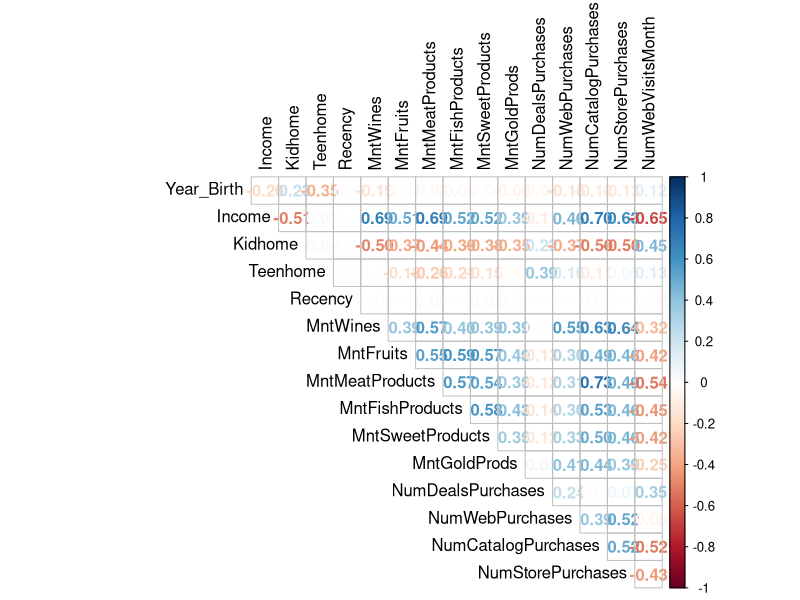
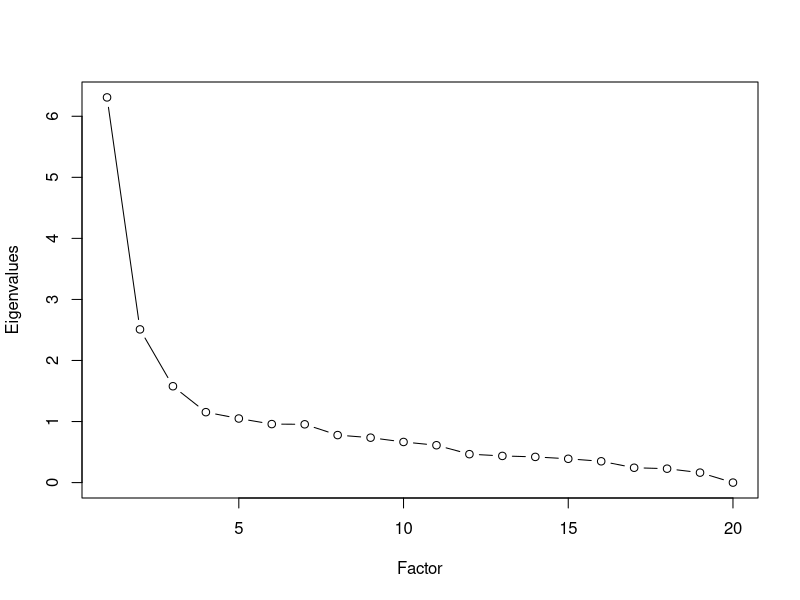
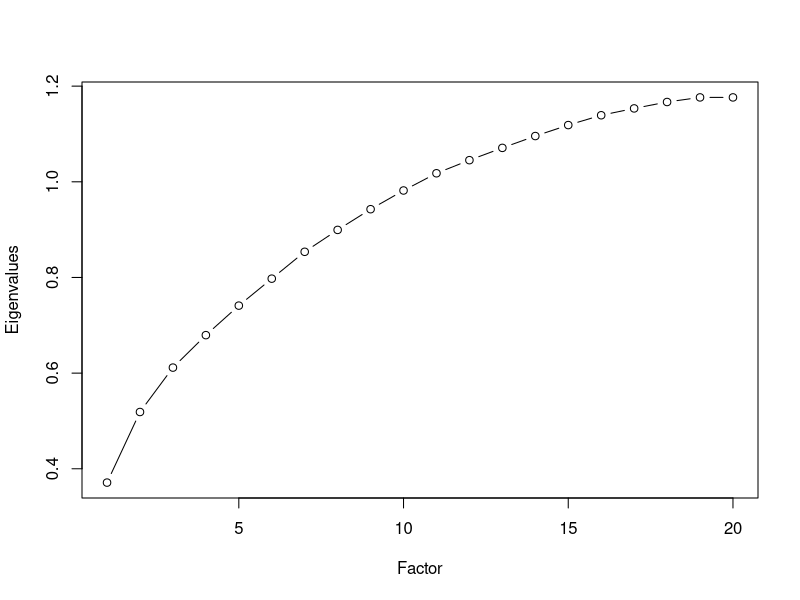

The R source for these figures, in order: (Note: this script raises an error after producing the figures.)
# import libraries
library(dplyr)
library(GGally)
library(corrplot)

# import data
data.ori = read.csv("customer-personality.csv")

# summary of data
str(data.ori)

# check for NA
sum(is.na(data.ori))

# check which columns contain NA
apply(is.na(data.ori), 2, which)

# remove NA rows
data.clean = data.ori[which(!is.na(data.ori$Income)),]
str(data.clean)
sum(is.na(data.clean))

# remove outliers from income 
data.clean <- data.clean[!(data.clean$Income >=200000),]

# filter numerical columns
numerical.data = data.clean[, c(2,5:7,9:ncol(data.ori))]
str(numerical.data)

# plot correlation matrix
corrplot(cor(numerical.data), tl.col = "black", diag = FALSE, 
         method = 'number', type = 'upper')

# # inefficient to use this, too much data
# ggpairs(numerical.data)#, aes(color = class, alpha = 0.5))


# converting 'Education' and 'Marital status' variables to categorical variables
## Education
data.clean$Education[data.clean$Education == "Basic"] <- "1"
data.clean$Education[data.clean$Education == "Graduation"] <- "2"
data.clean$Education[data.clean$Education == "2n Cycle"] <- "3"
data.clean$Education[data.clean$Education == "Master"] <- "3"
data.clean$Education[data.clean$Education == "PhD"] <- "4"
data.clean$Education <- as.numeric(data.clean$Education)

## Marital Status - Merging YOLO, Alone, and Absurd to add to single
data.clean$Marital_Status[data.clean$Marital_Status == "Absurd"] <- "1"
data.clean$Marital_Status[data.clean$Marital_Status == "Alone"] <- "1"
data.clean$Marital_Status[data.clean$Marital_Status == "YOLO"] <- "1"
data.clean$Marital_Status[data.clean$Marital_Status == "Single"] <- "1"
data.clean$Marital_Status[data.clean$Marital_Status == "Together"] <- "2"
data.clean$Marital_Status[data.clean$Marital_Status == "Married"] <- "3"
data.clean$Marital_Status[data.clean$Marital_Status == "Divorced"] <- "4"
data.clean$Marital_Status[data.clean$Marital_Status == "Widow"] <- "5"
data.clean$Marital_Status <- as.numeric(data.clean$Marital_Status)

# Adding Age variable (EXPLAIN)
data.clean$Age <- (2014 - data.clean$Year_Birth)

# Figuring out 'Dt_Customer' dataset
data.clean$Dt_Customer <- as.Date.numeric(data.clean$Dt_Customer)


######## Factor Analysis ########

### determine the number of factors of FA
# We want to identify the component of the correlation structure

data.clean$Dt_Customer <- NULL


fa.cor = cor(data.clean)


# looking at fa.cor
# let's look at eigenvector of the correlation to see how many factors we use

fa.eigen = eigen(fa.cor)
fa.eigen$values
# in decreasing values
# higher = more important
# rule of thuumb to see the number of variables we should use? Do the sum

sum(fa.eigen$values)


cumsum(fa.eigen$values)/19
# seeing this, using the first 4, we can explain 79% of the data
# draw screen plot for better visualisation


# use the scree plot
plot(fa.eigen$values, type = "b", ylab = "Eigenvalues", xlab = "Factor") # we choose 4
plot(cumsum(fa.eigen$values)/17, type = "b", ylab = "Eigenvalues", xlab = "Factor") # we choose 4

# maybe use 7?
# Why we use 4
# Because after 4, the decrease in the eigenvalue is much smaller, therefore we choose 4

##############################################
### factor analysis
fa.res = factanal(x = data.clean, factors = 7, rotation = "none") # factor = 4 because of our eigenvalues easlier
fa.res

#uniqueness = epsilon values
# loadings
# We have proportion variance explained by these loadings
# hypothesis test to see whether 4 factors are sufficient
# here, our p value is high therefore we don't reject that 4 factors are sufficient


##############################################
### factor rotation
fa.res = factanal(x = data.clean, factors = 4, rotation = "promax")
# promax belongs to the oblique rotation?

print(fa.res, cut = 0.2)
# we only show the factors with a loading of higher than 0.2
# therefore only selecting the variables with large loading
# you can see that paragraph, sentence and wordm is with factor 1
##############################################
### factor scores
fa.res = factanal(x = data.clean, factors = 7, rotation = "promax", scores = "Bartlett")
head(fa.res$scores)
summary(lm(Factor2 ~ Factor1, data = as.data.frame(fa.res$scores)))
